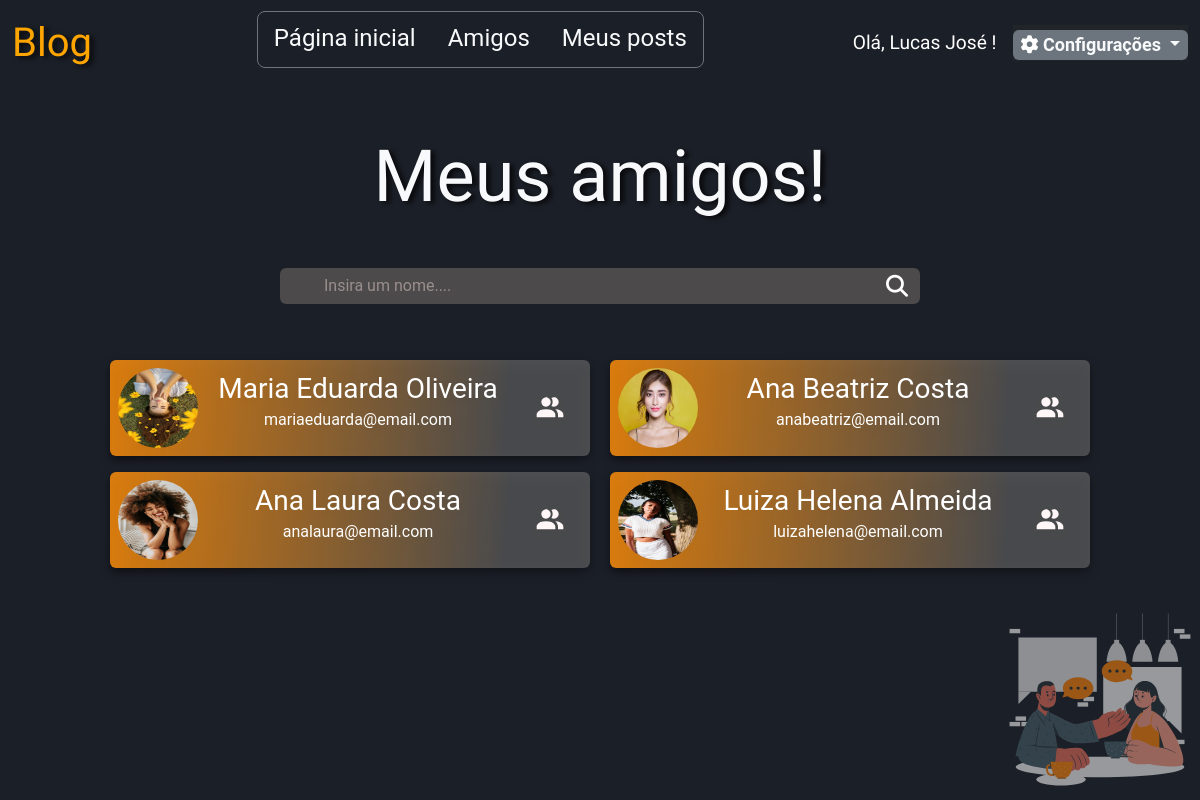
/public/amigos/meus_amigos.php (signed in), run on the app's committed database.
### tables this page shows
CREATE TABLE `usuarios` (
  `id` int(11) NOT NULL,
  `email` varchar(140) NOT NULL,
  `usuario` varchar(50) NOT NULL,
  `senha` varchar(255) NOT NULL,
  `foto` varchar(100) DEFAULT NULL,
  `admin` tinyint(1) NOT NULL DEFAULT 0,
  `nome` varchar(50) NOT NULL,
  `sobreMim` varchar(300) DEFAULT NULL
);

### public/amigos/meus_amigos.php (called while the page is built)
<?php
include(__DIR__.'/../../controller/meus_amigos.controller.php');
include(__DIR__.'/../../views/amigos/meus_amigos.view.php');

### controller/meus_amigos.controller.php (called while the page is built, shortened)
<?php
require_once(__DIR__."/../Daofactory/usuarios.php");
require_once(__DIR__."/../Daofactory/amizade.php");
$usuario_id = filter_var($_SESSION['id'], FILTER_VALIDATE_INT);
$amigos_encontrados = Amizade::getAmizadesByUsuarioId($usuario_id);
$amigos = [];
foreach($amigos_encontrados as $amigo_encontrado){
    $amigo = Usuarios::getUsuariosById($amigo_encontrado['usuarioId']);
}

### Daofactory/amizade.php (called while the page is built, shortened)
<?php
class Amizade {
    public static function getAmizadesByUsuarioId($usuarioId){
        global $mysqli;
        $sql_code = "SELECT
                        CASE
                            WHEN usuario_id1 = $usuarioId THEN usuario_id2
                            ELSE usuario_id1
                        END AS usuarioId
        FROM amizade WHERE usuario_id1='$usuarioId' OR usuario_id2='$usuarioId' ";
        $sql_query = $mysqli->query($sql_code) or die("Falha na execução do código sql" . $mysqli->error);
        $result = $sql_query->fetch_all(MYSQLI_ASSOC);
        return $result;
    }
}

### Daofactory/usuarios.php (called while the page is built, shortened)
<?php
class Usuarios {
    public static function getUsuariosById($id){
        global $mysqli;
        $sql_code = "SELECT * FROM usuarios where id='$id' ";
        $sql_query = $mysqli->query($sql_code) or die("Falha na execução do código sql" . $mysqli->error);
        $row = $sql_query->fetch_assoc();
        return $row;
    }
}

### views/amigos/meus_amigos.view.php (the view)
<?php include(__DIR__ . "/../../defaultHtml.php"); ?>
<h1 class="titulo-principal text-center display-2 mt-5 text-light">Meus amigos!</h1>
<main class="col-md-10 mx-auto">
    <div class="my-5 div-pesquisar d-flex align-itens-center justify-content-center input-group mx-auto">
        <input type="text" class="form-control input-pesquisar" id="exampleFormControlInput1" placeholder="Insira um nome...." onkeyup="buscarAmigo(this.value)">
        <span class="input-group-text icone-pesquisar" id="basic-addon2"><i class="fa-solid fa-magnifying-glass color-white "></i></span>
    </div>
    <section id="caixaDeResultados" class="d-flex flex-wrap justify-content-around">
        <?php if (isset($amigos) && !empty($amigos)) : ?>
            <?php foreach ($amigos as $amigo) : ?>
                <div class="card-amigo-resultado d-flex flex-column">
                    <div class="m-2 d-flex justify-content-between align-items-center mx-auto p-2 rounded card-amigo">
                        <a href="../perfil.php?id=<?= $amigo['id'] ?>" target="_blank">
                            <img class="fotoUsuario-busca-amigo rounded-circle" src="../../<?= $amigo['foto'] ?>">
                        </a>
                        <div class="d-flex flex-column justify-content-start align-itens-center informacoes-amigo">
                            <a href="../perfil.php?id=<?= $amigo['id'] ?>" target="_blank">
                                <p class="fs-3 card-nome">
                                    <?= $amigo['nome'] ?>
                                </p>
                            </a>
                            <a href="../perfil.php?id=<?= $amigo['id'] ?>" target="_blank">
                                <p class="fs-6lead text-center card-email">
                                    <?= $amigo['email'] ?>
                                </p>
                            </a>
                        </div>
                        <div>
                            <span><img src="/blog_project/imagens/added-friend-icon.svg" class="icone-adicionar m-3" data-usuarioId="<?=$amigo['id']?>" onclick="atualizaAmizade(this)"></span>
                        </div>
                    </div>
                </div>
            <?php endforeach; ?>
        <?php else : ?>
            <div class="alert alert-warning" role="alert">
                <?= "Você ainda não adicionou nenhum amigo :("; ?>
            </div>
        <?php endif; ?>
    </section>
    <img class="foto-flutuante" src="../../imagens/image-amigos.svg" alt="Imagem de dois amigos conversando">
</main>
<?php include(__DIR__ . "/../../defaultHtmlEnd.php"); ?>

### defaultHtml.php (shortened to what this page needs)
<!doctype html>
<html lang="pt-br">
<head>
    <link href="https://cdn.jsdelivr.net/npm/@sweetalert2/theme-dark@4/dark.css" rel="stylesheet">
    <link rel="stylesheet" href="https://cdnjs.cloudflare.com/ajax/libs/font-awesome/6.0.0-beta2/css/all.min.css"integrity="sha512-YWzhKL2whUzgiheMoBFwW8CKV4qpHQAEuvilg9FAn5VJUDwKZZxkJNuGM4XkWuk94WCrrwslk8yWNGmY1EduTA=="crossorigin="anonymous" />
    <link href="https://cdn.jsdelivr.net/npm/bootstrap@5.3.2/dist/css/bootstrap.min.css" rel="stylesheet">
    <link rel="stylesheet" href="\blog_project\style\style.css">
</head>
<body>
    <nav class="navbar navbar-expand-lg nav-bar-dark bg-transparent menu-nav w-100 ">
        <div class="container-fluid fs-4">
            <a class="text-logo navbar-brand fs-1 text-light" href="#">Blog</a>
            <div class="offcanvas offcanvas-end text-bg-dark " tabindex="-1" id="offcanvasDarkNavbar" aria-labelledby="offcanvasDarkNavbarLabel">
                <div class="offcanvas-body">
                    <ul class="navbar-nav mx-auto border border-secondary rounded-3 mb-2">
                        <li class="nav-item mx-2 nav-menu-item ">
                            <a class="nav-link active text-light " aria-current="page" href="/Blog_project/public/home.php">Página inicial</a>
                        </li>
                        <li class="nav-item mx-2 nav-menu-item">
                            <a class="nav-link text-light " href="\Blog_project\public\amigos\meus_amigos.php">Amigos</a>
                        </li>
                        <li class="nav-item mx-2 nav-menu-item">
                            <a class="nav-link text-light " href="\Blog_project\public\post\meus_posts.php">Meus posts</a>
                        </li>
                    </ul>
                    <div class="offcanvas-body">
                        <p class="nome-usuario-nav"> Olá, <?= $_SESSION['user'] ?> !</p>
                        <ul class="navbar-nav">
                            <div class="dropdown">
                                <li class="nav-item dropdown bg-dark">
                                    <a class="nav-link dropdown-toggle text-light btn bg-secondary badge " href="#" id="navbarDropdownMenuLink" role="button" data-bs-toggle="dropdown" aria-expanded="false">
                                        <i class="fa-solid fa-gear" style="color: #fff;"></i>
                                        Configurações
                                    </a>
                                </li>
                            </div>
                        </ul>
                    </div>
                </div>
            </div>
        </div>
    </nav>

### defaultHtmlEnd.php (shortened to what this page needs)
</body>
</html>

### style/style.css (style rules this page uses)
:root { --bg-color: #1b1f27; --bg-form :#181920; --cinza-claro : #4C4A4A; --branco-transparente:#9A8E8E; --font-color:white; --laranja-claro:#E6DCCA; --laranja : orange; --laranja-escuro:rgb(190, 133, 26); --fundo-input: #252A34; }
html { height: 100%; scroll-behavior: smooth; }
body { background-color: var(--bg-color)!important; color:var(--font-color); height: 100%; }
main i { font-size: 22px; }
.nome-usuario-nav { font-family: 'Agbalumo'; font-size: 0.8em; margin: auto 1rem; margin-left: 0; }
.navbar-nav { margin: auto; }
.nav-menu-item .nav-link::after { content: " "; height: 3px; width: 0; background-color: white; display: block; transition:0.5s ease-in-out; }

### style/login.css (style rules this page uses)
.form-control { background-color: var(--fundo-input); border: none; color: white; }
.input-group-text { border: none; }
input { outline: none; }

### style/home.css (style rules this page uses)
.text-logo { font-family: 'Agbalumo'; color: var(--laranja)!important; text-shadow: 4px 2px 5px rgba(0,0,0,0.75); }
.titulo-principal { font-family: 'Agbalumo'; text-shadow: 4px 2px 5px rgba(0,0,0,0.75); }

### style/post.css (style rules this page uses)
body { font-family: 'Roboto', sans-serif; text-align: center; background: #f1f1f1; }

### style/meus_amigos.css (style rules this page uses)
.div-pesquisar { width: 40em ; }
.color-white { color: white; }
.input-pesquisar::placeholder { color: var(--branco-transparente); padding: 2rem; }
.input-pesquisar:focus,.input-pesquisar , .icone-pesquisar { background-color: var(--cinza-claro); border: none; outline: none !important; color: var(--branco-transparente); box-shadow: none; }
.fotoUsuario-busca-amigo { width: 5em; height: 5em; }
.icone-adicionar { width: 2em; height: 2em; cursor: pointer; }
.card-nome { margin-bottom: -2px; }
.card-amigo { width: 30rem; background: linear-gradient(0deg, rgba(255, 255, 255, 0.20) 0%, rgba(255, 255, 255, 0.20) 100%), linear-gradient(94deg, rgba(255, 138, 0, 0.80) 0.4%, rgba(82, 82, 82, 0.50) 82.44%); color: white; stroke-width: 1px; stroke: #403E3D; background-blend-mode: darken, normal; filter: drop-shadow(0px 4px 4px rgba(0, 0, 0, 0.60)); }
.card-amigo a { color: white; text-decoration: none; }
.foto-flutuante { position: fixed; bottom: 0px; right: 0px; width: 200px; height: 200px; z-index: -99; opacity: 0.6; }

### data on the page
usuarios: foto (picture), nome "Maria Eduarda Oliveira", email "mariaeduarda@email.com"
usuarios: foto (picture), nome "Ana Beatriz Costa", email "anabeatriz@email.com"
usuarios: foto (picture), nome "Ana Laura Costa", email "analaura@email.com"
usuarios: foto (picture), nome "Luiza Helena Almeida", email "luizahelena@email.com"

### other printed values
$_SESSION['user'] "Lucas José"
